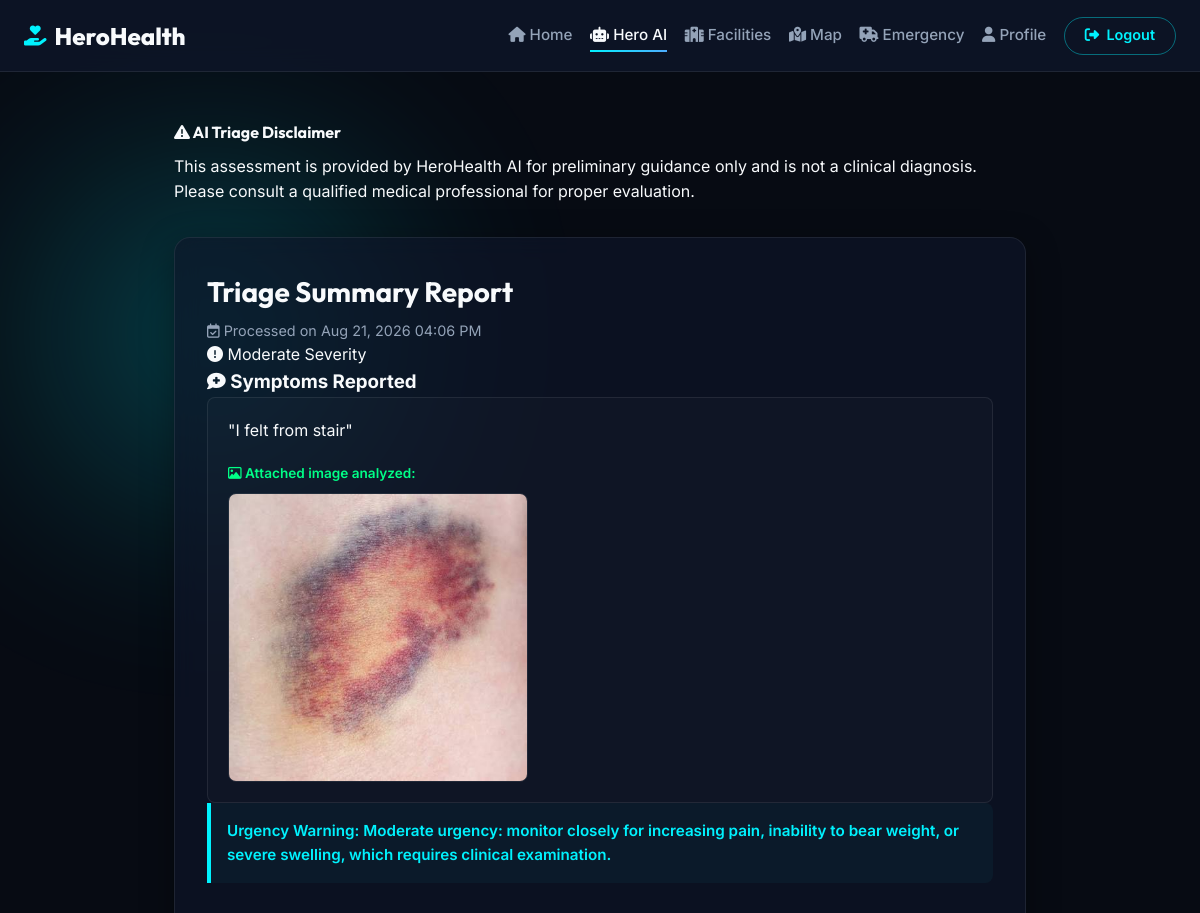
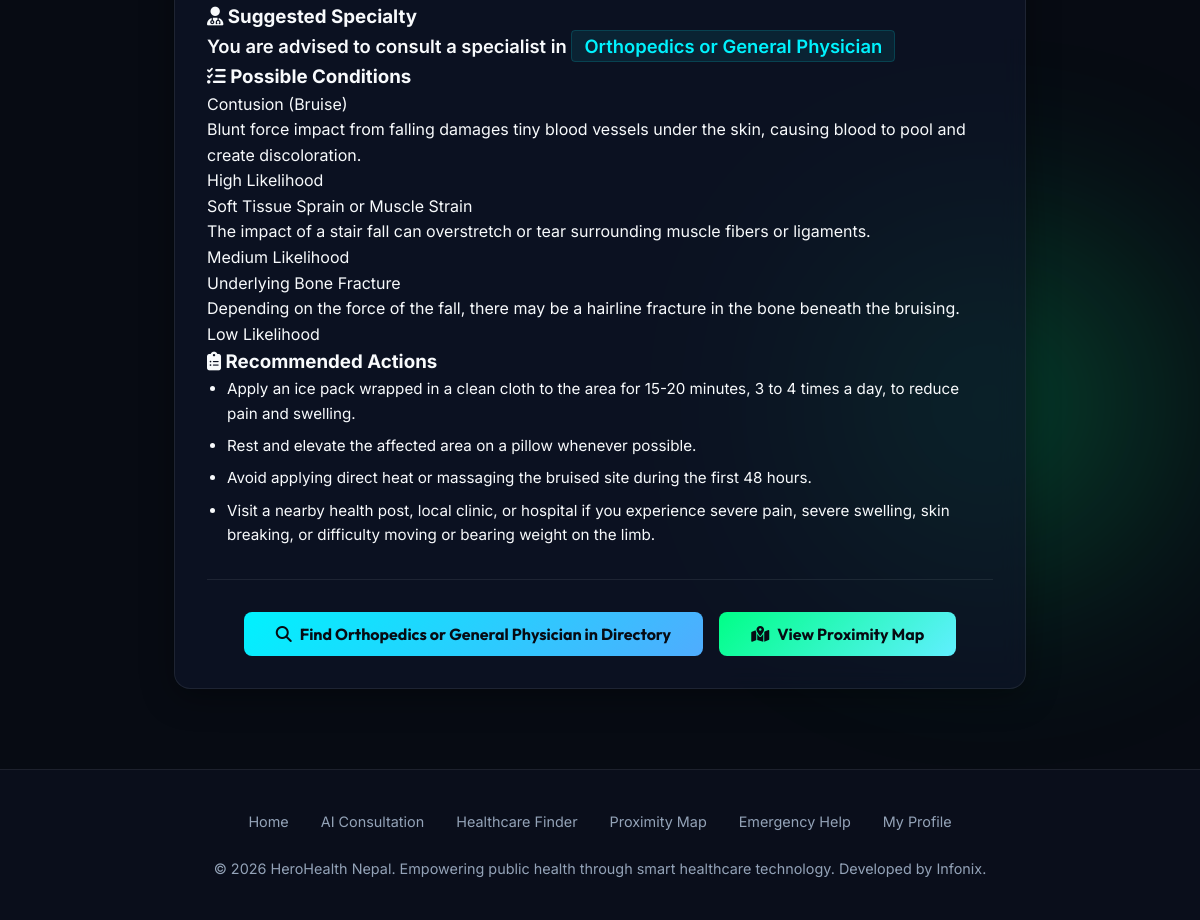
The page /result/4/ (signed in) on the database its author committed (2 pictures, top to bottom).
### health/models.py (models this page shows, shortened)
class Consultation(models.Model):
    user = models.ForeignKey(User, on_delete=models.CASCADE, related_name='consultations', blank=True, null=True)
    symptoms = models.TextField()
    image = models.ImageField(upload_to='health_queries/', blank=True, null=True)
    created_at = models.DateTimeField(auto_now_add=True)
    result_json = models.JSONField(blank=True, null=True)

### health/views.py (the view)
# urls.py: path('result/<int:pk>/', views.consultation_result_view, name='consultation_result'),
def consultation_result_view(request, pk):
    consultation = get_object_or_404(Consultation, pk=pk)
    if consultation.user and consultation.user != request.user:
        messages.error(request, "You do not have permission to view this report.")
        return redirect('home')
    result = consultation.result_json or {}
    context = {
        'consultation': consultation,
        'result': result,
        'severity': result.get('severity', 'Low'),
        'disclaimer': result.get('disclaimer', ''),
        'causes': result.get('probable_causes', []),
        'actions': result.get('recommended_actions', []),
        'specialty': result.get('suggested_specialty', 'General Medicine'),
        'alert': result.get('urgency_alert', '')
    }
    return render(request, 'health/result.html', context)

### templates/health/result.html (shortened to what this page needs)
{% extends 'base.html' %}
{% load static %}
{% block extra_head %}
<link rel="stylesheet" href="{% static 'css/result.css' %}">
{% endblock %}
{% block content %}
<div class="result-page-container" id="resultPageContainer">
    {% if disclaimer %}
    <div class="disclaimer-box result-disclaimer" id="resultDisclaimer">
        <h4><i class="fa-solid fa-triangle-exclamation"></i> AI Triage Disclaimer</h4>
        <p>{{ disclaimer }}</p>
    </div>
    {% endif %}
    <div class="glass-card result-card" id="resultCard">
        <div class="result-header-panel" id="resultHeader">
            <div>
                <h2 class="result-header-title">Triage Summary Report</h2>
                <p class="result-header-date">
                    <i class="fa-regular fa-calendar-check"></i>
                    Processed on {{ consultation.created_at|date:"M d, Y h:i A" }}
                </p>
            </div>
            <div>
                {% if severity == 'Urgent' %}
                    <span class="severity-indicator urgent" id="triageSeverity">
                        <i class="fa-solid fa-triangle-exclamation"></i>
                        Urgent Care Needed
                    </span>
                {% elif severity == 'Medium' %}
                    <span class="severity-indicator medium" id="triageSeverity">
                        <i class="fa-solid fa-circle-exclamation"></i>
                        Moderate Severity
                    </span>
                {% else %}
                    <span class="severity-indicator low" id="triageSeverity">
                        <i class="fa-solid fa-circle-check"></i>
                        Low / Home Care
                    </span>
                {% endif %}
            </div>
        </div>
        <div class="result-section" id="reportedSymptoms">
            <h3 class="result-section-title">
                <i class="fa-solid fa-comment-medical"></i>
                Symptoms Reported
            </h3>
            <div class="result-symptoms-box">
                <p class="result-symptoms-text">
                    "{{ consultation.symptoms }}"
                </p>
                {% if consultation.image %}
                    <div class="symptom-attachment" id="symptomAttachment">
                        <span class="symptom-attachment-label">
                            <i class="fa-regular fa-image"></i>
                            Attached image analyzed:
                        </span>
                        <div class="symptom-attachment-image">
                            <img src="{{ consultation.image.url }}" alt="Symptom Photo">
                        </div>
                    </div>
                {% endif %}
            </div>
        </div>
        {% if alert %}
        <div class="urgency-alert" id="urgencyAlertText">
            <p>
                Urgency Warning: {{ alert }}
            </p>
        </div>
        {% endif %}
        {% if specialty %}
        <div class="result-section" id="suggestedSpecialtySection">
            <h3 class="result-section-title">
                <i class="fa-solid fa-user-doctor"></i>
                Suggested Specialty
            </h3>
            <p class="specialty-text">
                You are advised to consult a specialist in
                <span class="specialty-name">{{ specialty }}</span>
            </p>
        </div>
        {% endif %}
        {% if causes %}
        <div class="result-section" id="probableCausesSection">
            <h3 class="result-section-title">
                <i class="fa-solid fa-list-check"></i>
                Possible Conditions
            </h3>
            <div class="result-card-list">
                {% for cause in causes %}
                <div class="diagnosis-item">
                    <div class="diagnosis-info">
                        <p class="diagnosis-name">{{ cause.cause }}</p>
                        <p class="diagnosis-desc">{{ cause.description }}</p>
                    </div>
                    <div>
                        {% if cause.likelihood == 'High' %}
                            <span class="likelihood-badge high">
                                High Likelihood
                            </span>
                        {% elif cause.likelihood == 'Medium' %}
                            <span class="likelihood-badge medium">
                                Medium Likelihood
                            </span>
                        {% else %}
                            <span class="likelihood-badge low">
                                Low Likelihood
                            </span>
                        {% endif %}
                    </div>
                </div>
                {% endfor %}
            </div>
        </div>
        {% endif %}
        {% if actions %}
        <div class="result-section" id="recommendedActionsSection">
            <h3 class="result-section-title">
                <i class="fa-solid fa-clipboard-list"></i>
                Recommended Actions
            </h3>
            <ul class="result-actions-list" id="actionsList">
                {% for action in actions %}
                <li>{{ action }}</li>
                {% endfor %}
            </ul>
        </div>
        {% endif %}
        <hr class="result-action-divider">
        <div class="result-action-buttons" id="resultActionButtons">
            <a href="{% url 'facility_list' %}?specialty={{ specialty|urlencode }}" class="btn-premium" id="btnFindDoctor">
                <i class="fa-solid fa-magnifying-glass"></i>
                Find {{ specialty }} in Directory
            </a>
            <a href="{% url 'map_view' %}?specialty={{ specialty|urlencode }}" class="btn-premium btn-premium-accent" id="btnFindDoctorMap">
                <i class="fa-solid fa-map-location-dot"></i>
                View Proximity Map
            </a>
        </div>
    </div>
</div>
{% endblock %}

### static/css/style.css (style rules this page uses)
:root { --bg-dark: #070b13; --bg-card: rgba(15, 22, 42, 0.65); --bg-card-solid: #0f162a; --border-glass: rgba(255, 255, 255, 0.08); --border-light: rgba(255, 255, 255, 0.12); --text-primary: #f8fafc; --text-secondary: #cbd5e1; --text-muted: #94a3b8; --primary: #00f2fe; --primary-dark: #00b8c4; --primary-grad: linear-gradient(135deg, #00f2fe 0%, #4facfe 100%); --accent: #00ff87; --accent-dark: #00c96b; --accent-grad: linear-gradient(135deg, #00ff87 0%, #60efff 100%); --warning: #f59e0b; --danger: #ef4444; --success: #10b981; --font-heading: "Outfit", sans-serif; --font-body: "Inter", sans-serif; --shadow-premium: 0 8px 32px rgba(0, 0, 0, 0.35); --shadow-primary: 0 6px 20px rgba(0, 242, 254, 0.25); --shadow-accent: 0 6px 20px rgba(0, 255, 135, 0.25); --radius-sm: 6px; --radius-md: 8px; --radius-lg: 12px; --radius-xl: 16px; --radius-pill: 50px; --transition-fast: 0.2s ease; --transition-smooth: all 0.3s cubic-bezier(0.4, 0, 0.2, 1); --content-width: 1200px; }
html { scroll-behavior: smooth; color-scheme: dark; }
*, *::before, *::after { box-sizing: border-box; margin: 0; padding: 0; }
body { min-height: 100vh; position: relative; overflow-x: hidden; background-color: var(--bg-dark); color: var(--text-primary); font-family: var(--font-body); line-height: 1.6; }
body::before, body::after { content: ""; position: fixed; z-index: -1; width: 300px; height: 300px; border-radius: 50%; filter: blur(120px); opacity: 0.3; pointer-events: none; }
body::before { top: 10%; left: 5%; background: var(--primary); }
body::after { right: 5%; bottom: 20%; background: var(--accent); }
img, svg, video, canvas { max-width: 100%; }
button, a { -webkit-tap-highlight-color: transparent; }
a { color: inherit; }
.glass-card { position: relative; overflow: hidden; padding: 2rem; background: var(--bg-card); border: 1px solid var(--border-glass); border-radius: var(--radius-xl); box-shadow: var(--shadow-premium); backdrop-filter: blur(12px); -webkit-backdrop-filter: blur(12px); transition: var(--transition-smooth); }
.btn-premium { display: inline-flex; align-items: center; justify-content: center; gap: 0.5rem; min-height: 44px; padding: 0.75rem 2rem; background: var(--primary-grad); border: none; border-radius: var(--radius-md); color: var(--bg-dark); font-family: var(--font-heading); font-size: 1rem; font-weight: 700; line-height: 1.2; text-decoration: none; cursor: pointer; transition: var(--transition-smooth); }
.btn-premium-accent { background: var(--accent-grad); color: var(--bg-dark); }

### static/css/result.css (style rules this page uses)
.result-page-container { max-width: 900px; margin: 3rem auto; padding: 0 1.5rem; }
.result-disclaimer { margin-bottom: 2rem; }
.result-disclaimer h4 { margin-bottom: 0.5rem; font-family: var(--font-heading); font-weight: 700; }
.result-card { width: 100%; }
.result-header-title { margin-bottom: 0.25rem; font-family: var(--font-heading); font-size: 1.75rem; font-weight: 700; }
.result-header-date { color: var(--text-muted); font-size: 0.9rem; }
.result-symptoms-box { padding: 1.25rem; background: rgba(255, 255, 255, 0.02); border: 1px solid var(--border-glass); border-radius: var(--radius-md); }
.result-symptoms-text { font-size: 1rem; line-height: 1.6; }
.symptom-attachment { margin-top: 1rem; }
.symptom-attachment-label { color: var(--accent); font-size: 0.85rem; font-weight: 600; }
.symptom-attachment-image { max-width: 300px; margin-top: 0.5rem; border: 1px solid var(--border-glass); border-radius: var(--radius-md); overflow: hidden; }
.symptom-attachment-image img { display: block; width: 100%; }
.urgency-alert { margin-bottom: 2rem; padding: 1rem; background: rgba(0, 242, 254, 0.04); border-left: 4px solid var(--primary); border-radius: 0 var(--radius-md) var(--radius-md) 0; }
.urgency-alert p { color: var(--primary); font-size: 0.95rem; font-weight: 600; }
.specialty-text { font-size: 1.15rem; font-weight: 600; }
.specialty-name { padding: 4px 12px; background: rgba(0, 242, 254, 0.08); border: 1px solid rgba(0, 242, 254, 0.15); border-radius: 4px; color: var(--primary); }
.result-actions-list { padding-left: 1.25rem; }
.result-actions-list li { margin-bottom: 0.5rem; font-size: 0.95rem; line-height: 1.6; }
.result-action-divider { margin: 2rem 0; border: 0; border-top: 1px solid var(--border-glass); }
.result-action-buttons { display: flex; justify-content: center; flex-wrap: wrap; gap: 1rem; }

### rows shown on the page
Consultation: created_at "Aug 21, 2026 04:06 PM", symptoms "I felt from stair", image (picture)

### other values the page prints
{{ disclaimer }} "This assessment is provided by HeroHealth AI for preliminary guidance only and is not a clinical diagnosis. Please consult a qualified medical professional for proper evaluation."
{{ alert }} "Moderate urgency: monitor closely for increasing pain, inability to bear weight, or severe swelling, which requires clinical examination."
{{ specialty }} "Orthopedics or General Physician"
{{ cause.cause }} "Contusion (Bruise)" "Soft Tissue Sprain or Muscle Strain" "Underlying Bone Fracture"
{{ cause.description }} "Blunt force impact from falling damages tiny blood vessels under the skin, causing blood to pool and create discoloration." "The impact of a stair fall can overstretch or tear surrounding muscle fibers or ligaments." "Depending on the force of the fall, there may be a hairline fracture in the bone beneath the bruising."
{{ action }} "Apply an ice pack wrapped in a clean cloth to the area for 15-20 minutes, 3 to 4 times a day, to reduce pain and swelling." "Rest and elevate the affected area on a pillow whenever possible." "Avoid applying direct heat or massaging the bruised site during the first 48 hours." "Visit a nearby health post, local clinic, or hospital if you experience severe pain, severe swelling, skin breaking, or difficulty moving or bearing weight on the limb."
